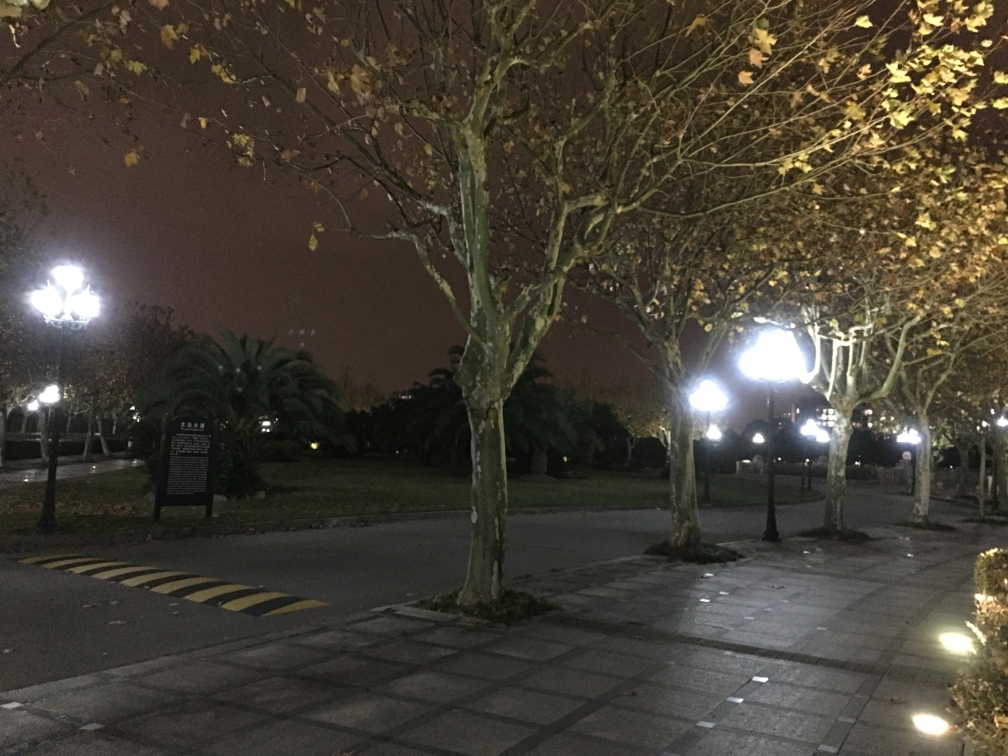
%> input picture img3_6SP.JPG, 4032 x 3024 px (shown at 1/4 size)
$ octave --eval "result = riqa_feature(imread('img3_6SP.JPG'));"   (GNU Octave 9; MATLAB toolbox functions it lacks are replaced by stand-ins)
%> lines starting %> are read from the running program, lines starting %| are printed output that depends on the picture
### lpc_map.m
function img3=lpc_map(ratio1,ratio2,img)
%% 使用方法:lpc_map(0.3,0.3)
%a=rgb2gray(imread('./Sharpness/30_note9.jpg'));
%a=imresize(a,0.125);
img1=rgb2gray(img);
img2=imresize(img1,0.125);
[~,map]=lpc_si(img2);
ga=fspecial('gaussian',size(img2),100);
map_ga=map.*ga;
[m,n]=size(map_ga);

m_rec=floor(m*ratio1);
n_rec=floor(n*ratio2);
template=ones(m_rec,n_rec);
convolutionResult = conv2(map_ga, template, 'same');
%% center coordinates
[row, col]=find(convolutionResult==max(convolutionResult(:)));
left_x=floor(row-m_rec/2);
left_y=floor(col-n_rec/2);

img3=img1(8*left_x:8*left_x+8*m_rec,8*left_y:8*left_y+8*n_rec);

### lpc_si.m
function [lpc_si lpc_map] = lpc_si(im, scales, w, C, Beta_k, norient, B)
%========================================================================
%LPC-SI = Local Phase Coherence - Sharpness Index, Version 1.0
%Copyright(c) 2013 Rania Hassen
%All Rights Reserved.
%
%The authors are with Department of Electrical and Computer Engineering,
%University of Waterloo, Canada.
%
%----------------------------------------------------------------------
%Permission to use, copy, or modify this software and its documentation
%for educational and research purposes only and without fee is hereby
%granted, provided that this copyright notice and the original authors'
%names appear on all copies and supporting documentation. This program
%shall not be used, rewritten, or adapted as the basis of a commercial
%software or hardware product without first obtaining permission of the
%authors. The authors make no representations about the suitability of
%this software for any purpose. It is provided "as is" without express
%or implied warranty.
%----------------------------------------------------------------------
%
%This is an implementation of the algorithm for calculating the
%Local Phase Coherence - Sharpness Index (LPC-SI) for an input image.
%Please refer to the following papers:
%
%R. Hassen, Z. Wang, M. Salama, "Image Sharpness Assessment Based on Local Phase
% Coherence", IEEE Transactions on Image Processing, Volume: 22, Issue: 0, to appear 2013.
%
%R. Hassen, Z. Wang, and M. Salama, ¡°No-reference image sharpness
%assessment based on local phase coherence measurement ,¡± IEEE International
%Conference on Acoustics, Speech, & Signal Processing, Dallas, TX, Mar. 14-19, 2010.
%
%Kindly report any suggestions or corrections to zhouwang@ieee.org
%
%----------------------------------------------------------------------
%
%Input : (1) im: the input image
%        (2) scales: scales level of successive filters (see the above
%            reference for different scale factors).
%            Default is [1 3/2 2]
%        (3) w: scales weights used to evaluate LPC. The value of
%            weights are associated by the scales choosen. (see the above
%            reference for different scale factors and weights).
%            Default is [1 -3 2]
%        (4) C: constant in the LPC-SI formula (see the above
%            reference). Default is C = 2;
%        (5) Beta_k: parameter used to control the speed of decay of the
%            weighting function. default is: Beta_k = 1e-4;
%        (6) norient: number of filters orientation
%        (7) B: boundry parameter used to crop the input image
%
%Output: (1) lpc_si: no-reference sharpness objective score of the input
%            image. 1 means very sharp, and 0 means very blurred.
%        (2) lpc_map: LPC sharpness map
%
%Default Usage:
%   Given an input blurred image im, compute the preceived sharpness as
%   follow:
%
%   [si lpc_map] = lpc_si(im);
%
%Advanced Usage:
%   You can choose different scale values as follow:
%
%   [si lpc_map] = lpc_si(im,[1 2 4], [1 -3 2]);
%
%The authors would like to thanks Dr. Peter Kovesi for providing the
%intial implementation of logGabor filter bank.
%========================================================================
if (~exist('C'))
   C = 2;
end

if (~exist('Beta_k'))
   Beta_k = 1e-4;
end

if (~exist('scales'))
    scales   = [1 3/2 2];
end

if (~exist('w'))
    w = [1 -3 2];
end

if (~exist('norient'))
    norient  = 8;
end

nscale   = length(scales);
[row col]= size(im);

if (~exist('B'))
    B = round(min(row, col)/16);
end

im = double(im);
filter  = logGabor_2D(im,norient,nscale,scales,0.75);
imfft   = fft2(im);
s_lpc   = ones(row, col, norient);

for o = 1:norient
    for s = 1:nscale
        M(:,:,s) = ifft2(imfft .* filter{s,o});
        s_lpc(:,:,o) = s_lpc(:,:,o).*(M(:,:,s).^w(s));
    end
    e = abs(M(:,:,1));
    e_center = e(B+1:end-B, B+1:end-B);
    e_mean = mean(e_center(:));
    e_std = std(e_center(:));
    T = e_mean + 2*e_std;
    e = max(0, e-T);
    energy(:,:,o) = e;
end
s_lpc_map = cos(angle(s_lpc));
s_lpc_map(s_lpc_map<0) = 0;
lpc_map = (sum(s_lpc_map.*energy,3))./(sum(energy,3) + C);
lpc_map_center = lpc_map(B+1:end-B, B+1:end-B);

sorted_si = sort(lpc_map_center(:),'descend')';
N = length(sorted_si);
u = exp(-((0:(N-1))/(N-1))/Beta_k);
lpc_si = sum(sorted_si.*u)/sum(u);

return;
%Copyright (c) 1996-2010 Peter Kovesi Centre for Exploration Targeting The University of Western Australia peter.kovesi at uwa edu au

function [filter] = logGabor_2D(im,nornt,ns,scalefac,sigma)


nscale          = ns;          % Number of wavelet scales.
norient         = nornt;       % Number of filter orientations.
minWaveLength   = 4;           % Wavelength of smallest scale filter.
r               = scalefac;    % Scaling factor between successive filters.
sigmaOnf        = sigma;       % Ratio of the standard deviation of the
                               % Gaussian describing the log Gabor filter's
                               % transfer function in the frequency domain
                               % to the filter center frequency.
dThetaOnSigma   = 1.5;   % Ratio of angular interval between filter orientations
                         % and the standard deviation of the angular Gaussian
                         % function used to construct filters in the
                         % freq. plane.

filter = cell(nscale, norient);
thetaSigma = pi/norient/dThetaOnSigma;  % Calculate the standard deviation of the
                                        % angular Gaussian function used to
                                        % construct filters in the freq. plane.

[rows,cols] = size(im);

% Pre-compute some stuff to speed up filter construction
% Set up X and Y matrices with ranges normalised to +/- 0.5
% The following code adjusts things appropriately for odd and even values
% of rows and columns.
if mod(cols,2)
    xrange = [-(cols-1)/2:(cols-1)/2]/(cols-1);
else
    xrange = [-cols/2:(cols/2-1)]/cols;
end

if mod(rows,2)
    yrange = [-(rows-1)/2:(rows-1)/2]/(rows-1);
else
    yrange = [-rows/2:(rows/2-1)]/rows;
end

[x,y] = meshgrid(xrange, yrange);

radius = sqrt(x.^2 + y.^2);       % Matrix values contain *normalised* radius from centre.
theta = atan2(-y,x);              % Matrix values contain polar angle.
                                  % (note -ve y is used to give +ve
                                  % anti-clockwise angles)

radius = ifftshift(radius);       % Quadrant shift radius and theta so that filters
theta  = ifftshift(theta);        % are constructed with 0 frequency at the corners.
radius(1,1) = 1;                  % Get rid of the 0 radius value at the 0
                                  % frequency point (now at top-left corner)
                                  % so that taking the log of the radius will
                                  % not cause trouble.

sintheta = sin(theta);
costheta = cos(theta);
clear x; clear y; clear theta;    % save a little memory

% Filters are constructed in terms of two components.
% 1) The radial component, which controls the frequency band that the filter
%    responds to
% 2) The angular component, which controls the orientation that the filter
%    responds to.
% The two components are multiplied together to construct the overall filter.

% Construct the radial filter components...

% First construct a low-pass filter that is as large as possible, yet falls
% away to zero at the boundaries.  All log Gabor filters are multiplied by
% this to ensure no extra frequencies at the 'corners' of the FFT are
% incorporated as this seems to upset the normalisation process when
% calculating phase congrunecy.
lp = lowpassfilter([rows,cols],.45,15);   % Radius .45, 'sharpness' 15

logGabor = cell(1,nscale);

for s = 1:nscale
    if size(r,2)> 1
        wavelength = minWaveLength * r(s);
    else
        wavelength = minWaveLength * r^(s-1);
    end
    fo = 1.0/wavelength;                  % Centre frequency of filter.
    logGabor{s} = exp((-(log(radius/fo)).^2) / (2 * log(sigmaOnf)^2));
    logGabor{s} = logGabor{s}.*lp;        % Apply low-pass filter
    logGabor{s}(1,1) = 0;                 % Set the value at the 0 frequency point of the filter
                                          % back to zero (undo the radius fudge).
end

% Then construct the angular filter components...

spread = cell(1,norient);

for o = 1:norient
  angl = (o-1)*pi/norient;           % Filter angle.

  % For each point in the filter matrix calculate the angular distance from
  % the specified filter orientation.  To overcome the angular wrap-around
  % problem sine difference and cosine difference values are first computed
  % and then the atan2 function is used to determine angular distance.

  ds = sintheta * cos(angl) - costheta * sin(angl);    % Difference in sine.
  dc = costheta * cos(angl) + sintheta * sin(angl);    % Difference in cosine.
  dtheta = abs(atan2(ds,dc));                          % Absolute angular distance.
  spread{o} = exp((-dtheta.^2) / (2 * thetaSigma^2));  % Calculate the
                                                       % angular filter component.
end
% The main loop...

for o = 1:norient                    % For each orientation.
%   angl = (o-1)*pi/norient;           % Filter angle.
  for s = 1:nscale,                  % For each scale.
    filter{s,o} = logGabor{s} .* spread{o};   % Multiply radial and angular
  end
end
%--------------------------------------------------------------------------
function f = lowpassfilter(sze, cutoff, n)

    if cutoff < 0 | cutoff > 0.5
	error('cutoff frequency must be between 0 and 0.5');
    end

    if rem(n,1) ~= 0 | n < 1
	error('n must be an integer >= 1');
    end

    if length(sze) == 1
	rows = sze; cols = sze;
    else
	rows = sze(1); cols = sze(2);
    end

    % Set up X and Y matrices with ranges normalised to +/- 0.5
    % The following code adjusts things appropriately for odd and even values
    % of rows and columns.
    if mod(cols,2)
	xrange = [-(cols-1)/2:(cols-1)/2]/(cols-1);
    else
	xrange = [-cols/2:(cols/2-1)]/cols;
    end

    if mod(rows,2)
	yrange = [-(rows-1)/2:(rows-1)/2]/(rows-1);
    else
	yrange = [-rows/2:(rows/2-1)]/rows;
    end

    [x,y] = meshgrid(xrange, yrange);
    radius = sqrt(x.^2 + y.^2);        % A matrix with every pixel = radius relative to centre.
    f = ifftshift( 1.0 ./ (1.0 + (radius ./ cutoff).^(2*n)) );   % The filter

### texture_feature.m

function feat = texture_feature(img)

if numel(size(img))>2     %% Is a rgb image ?
    img = rgb2gray(img);
else
    img = img;
end

feat = [];

glcm = graycomatrix(img,'Offset',[0 1; -1 1;-1 0;-1 -1]);
stats = graycoprops(glcm,{'contrast','Energy','homogeneity'});

ee = stats.Energy;
cc = stats.Contrast;
hh = stats.Homogeneity;

feat = [mean(ee) std(ee) mean(cc) std(cc) mean(hh) std(hh)];

end

### riqa_feature.m
function feat = riqa_feature(I)
addpath('EA');
addpath('TR');
tic   %89.07s
feat=[];

[m,n,~]=size(I);
%> m = 3024; n = 4032
I_center=I(m/5:4*m/5,n/5:4*n/5,:);
I_topleft=I(1:round(m/5),1:round(n/5),:);
I_topright=I(1:round(m/5),n-round(n/5)+1:n,:);
I_bottomleft=I(m-round(m/5)+1:m,1:round(n/5),:);
I_bottomright=I(m-round(m/5)+1:m,n-round(n/5)+1:n,:);
I_around=[I_topleft I_topright; I_bottomleft I_bottomright];

dis_file_gray = rgb2gray(I_center);
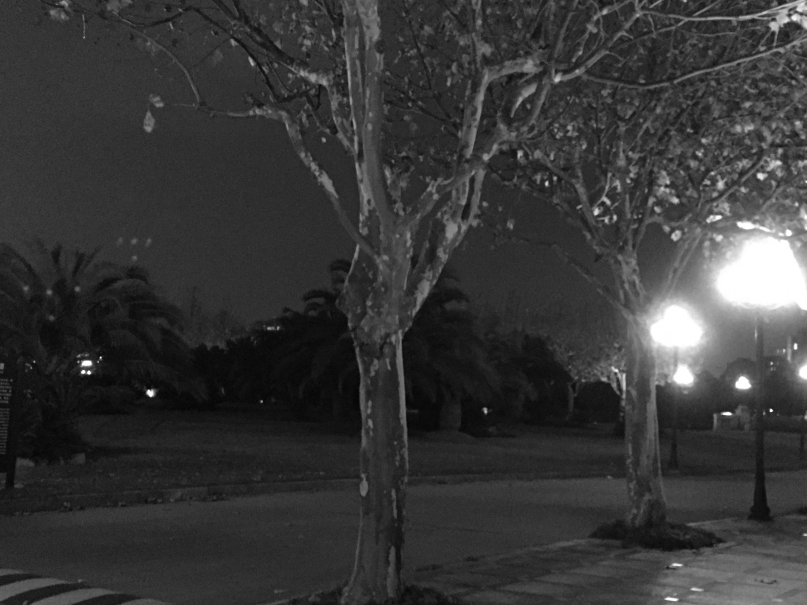
%> dis_file_gray: size 1815x2420 uint8 (shown at 1/3 size); min 1, max 255, mean 55.3
i = 1;
    %% mean value
   mean_tmp = round(mean2(dis_file_gray));
%> mean_tmp = 55
   feat(i, 1) = 1/(sqrt(2*pi)*26.0625)*exp(-(mean_tmp-118.5585)^2/(2*26.0625^2));

   %% std value
   std_tmp = round(std2(dis_file_gray));
%> std_tmp = 34
   feat(i, 2) = 1/(sqrt(2*pi)*12.8584)*exp(-(std_tmp-57.2743)^2/(2*12.8584^2));

  %% entropy value
   entropy_tmp = entropy(dis_file_gray);
%> entropy_tmp = 6.48
   feat(i, 3) = 1/0.2578*exp((entropy_tmp-7.5404)/0.2578)*exp(-exp((entropy_tmp-7.5404)/0.2578));

  %% kurtosis value
   kurtosis_tmp = kurtosis(double(dis_file_gray(:)));
%> kurtosis_tmp = 14.56
   feat(i, 4) = sqrt(19.3174/(2*pi*kurtosis_tmp^3))*exp(-19.3174*(kurtosis_tmp-2.7292)^2/(2*(2.7292^2)*kurtosis_tmp));

  %% skewness value
   skewness_tmp = skewness(double(dis_file_gray(:)));
%> skewness_tmp = 2.99
   feat(i, 5) = 1/(sqrt(2*pi)*0.6319)*exp(-(skewness_tmp-0.1799)^2/(2*0.6319^2));

I_center_HSV=rgb2hsv(I_center);
feat(i, 6)=mean2(I_center_HSV(:,:,2)); % Saturation feature
%==========================================================================
I_V = I_center_HSV(:,:,3);   % The HSV_V value, or the brightness layer.
I_histeq=I_center_HSV;
I_histeq(:,:,3) = histeq(I_V);
I_histeq = hsv2rgb(I_histeq);
feat(i, 7)=NIQMC1(I_center,im2uint8(I_histeq)); % Contrast feature

I_around_HSV=rgb2hsv(I_around);
feat(i, 8)=mean2(I_around_HSV(:,:,3));
feat(i, 9)=mean2(I_around_HSV(:,:,2));

feat(i,10)=abs(feat(i,8)-mean2(I_V))/mean2(I_V);
feat(i,11)=abs(feat(i,9)-feat(i,6))/feat(i,6);
%==========================================================================


%% Sharpness related feature
I_foreground_sharpness=lpc_map(0.3,0.3,I);

%% Scale1
GLCM=texture_feature(I_foreground_sharpness);
load Dic.mat;
% [34 lines not run here, left out]
function gg = NIQMC1(im1,im2)
%==========================================================================
% 1) Please cite the paper (K. Gu, W. Lin, G. Zhai, X. Yang, W. Zhang, and
% C. W. Chen, "No-reference quality metric of contrast-distorted images
% based on information maximization," IEEE Trans. Cybernetics, 2017, in
% press.)
% 2) If any question, please contact me through guke.doctor@gmail.com;
% gukesjtuee@gmail.com.
% 3) Welcome to cooperation, and I am very willing to share my experience.
%==========================================================================
% if size(im,3) == 1
% im(:,:,1:3) = repmat(im,[1,1,3]);
% end
% aa = 0.8;
% uu = 0.2:0.2:1;
% tt = 7;
%% Preprocessing
im1 = double(rgb2gray(im1));
im2 = double(rgb2gray(im2));
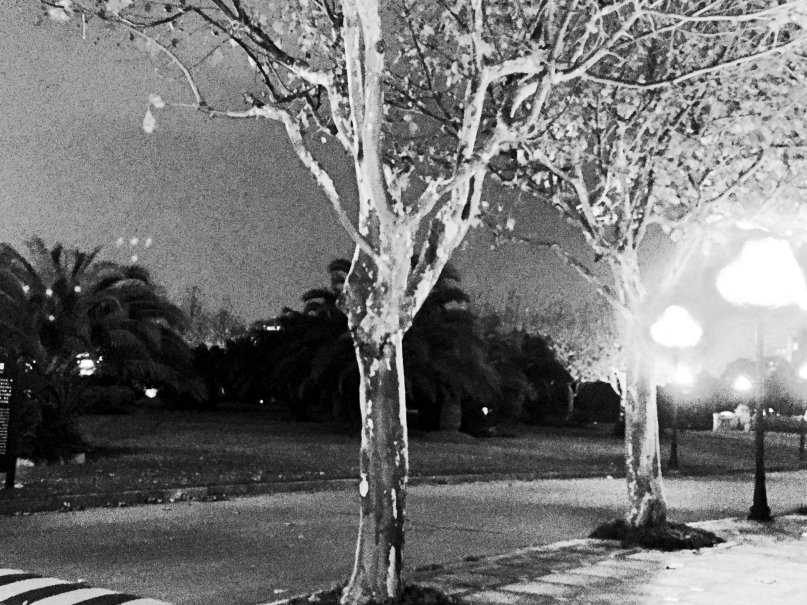
%> im2: size 1815x2420 double (shown at 1/3 size); min 0, max 255, mean 116
% [15 lines of commented-out code are left out]
%% Global Measure
qq = 0:2:255;
rr = hist(im1(:),qq);
%> rr = 128 values, max 294291 at index 25, min 5 at index 1, mean 34314.8
uu = hist(im2(:),qq);
%> uu = 128 values, max 86145 at index 14, min 1897 at index 125, mean 34314.8
rr = (1+2*rr)/sum(1+2*rr);
%> rr = 128 values, max 0.067 at index 25, min 1.25e-06 at index 1, mean 0.00781
uu = (1+2*uu)/sum(1+2*uu);
%> uu = 128 values, max 0.0196 at index 14, min 0.000432 at index 125, mean 0.00781
%uu = ones(1,numel(qq))/sum(ones(1,numel(qq)));
gg = kldiv(qq,uu,rr,'js');


%=======================================================
function KL = kldiv(varValue,pVect1,pVect2,varargin)
if ~isequal(unique(varValue),sort(varValue)),
warning('KLDIV:duplicates','X contains duplicate values. Treated as distinct values.')
end
if ~isequal(size(varValue),size(pVect1)) || ~isequal(size(varValue),size(pVect2)),
error('All inputs must have same dimension.')
end
% Check probabilities sum to 1:
if (abs(sum(pVect1) - 1) > .00001) || (abs(sum(pVect2) - 1) > .00001),
error('Probablities don''t sum to 1.')
end
if ~isempty(varargin),
switch varargin{1},
case 'js',
logQvect = log2((pVect2+pVect1)/2);
%> logQvect = 128 values, max -4.65 at index 24, min -11.54 at index 125, mean -7.52
KL = .5 * (sum(pVect1.*(log2(pVect1)-logQvect)) + ...
sum(pVect2.*(log2(pVect2)-logQvect)));
%> KL = 0.372
case 'sym',
KL1 = sum(pVect1 .* (log2(pVect1)-log2(pVect2)));
KL2 = sum(pVect2 .* (log2(pVect2)-log2(pVect1)));
KL = (KL1+KL2)/2;
otherwise
error(['Last argument' ' "' varargin{1} '" ' 'not recognized.'])
end
else
KL = sum(pVect1 .* (log2(pVect1)-log2(pVect2)));
end
%> in riqa_feature, `I_around_HSV=rgb2hsv(I_around);`: I_around_HSV: size 1210x1612x3 double; mean H, S, V 0.113, 0.307, 0.34
%> in logGabor_2D, `radius(1,1) = 1;`:
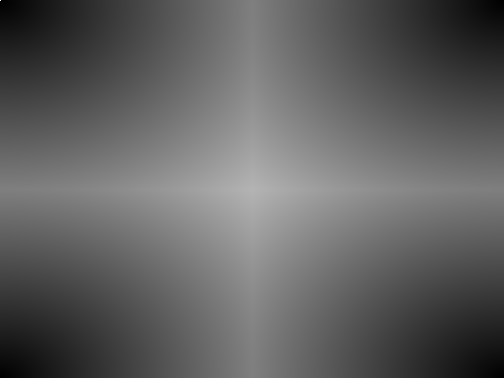
%> radius: size 378x504 double; min 0.00198, max 1, mean 0.383
%> in lpc_si, `filter  = logGabor_2D(im,norient,nscale,scales,0.75);`: filter = 24 items
%> the loop in lpc_si, `for o = 1:norient` made 8 passes
%> (e_mean, e_std, T) on passes 1 to 8: (1.3, 1.87, 5.04), (1.19, 1.62, 4.43), (1.2, 1.69, 4.58), (1.3, 1.81, 4.92), (1.52, 1.99, 5.49), (1.42, 2.01, 5.44), (1.27, 1.84, 4.94), (1.26, 1.72, 4.69)
%> pass 1, in lpc_si, `e_center = e(B+1:end-B, B+1:end-B);`:
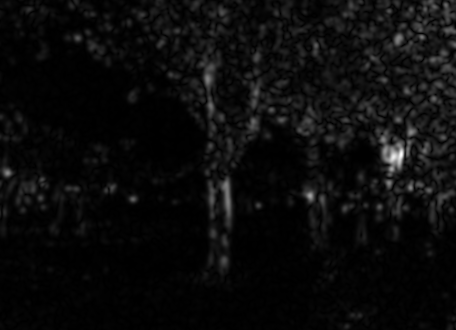
%> e_center: size 330x456 double; min 0.00047, max 28.6, mean 1.3; drawn with min black and max white
%> in lpc_si, `lpc_map_center = lpc_map(B+1:end-B, B+1:end-B);`:
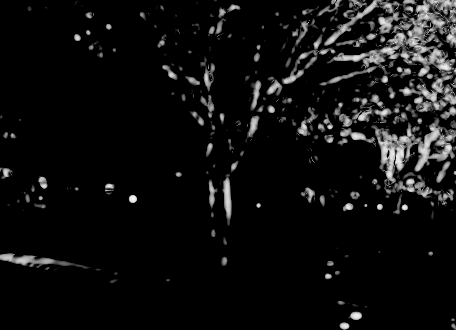
%> lpc_map_center: size 330x456 double; min 0, max 0.968, mean 0.0603
%> in lpc_si, `lpc_si = sum(sorted_si.*u)/sum(u);`: lpc_si = 0.945
%> in lpc_map, `convolutionResult = conv2(map_ga, template, 'same');`:
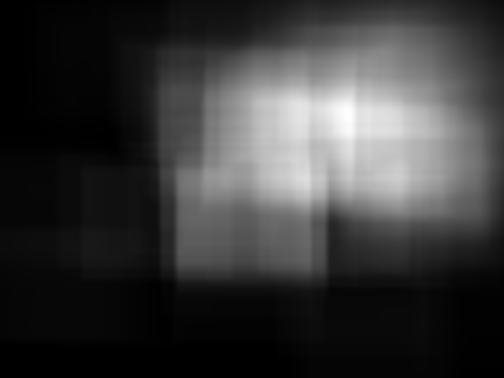
%> convolutionResult: size 378x504 double; min 0, max 0.0167, mean 0.00377; drawn with min black and max white
%> in lpc_map, `[row, col]=find(convolutionResult==max(convolutionResult(:)));`: row = 113; col = 349
%> in lpc_map, `left_x=floor(row-m_rec/2);`: left_x = 56
%> in lpc_map, `left_y=floor(col-n_rec/2);`: left_y = 273
%> in riqa_feature, `I_foreground_sharpness=lpc_map(0.3,0.3,I);`:
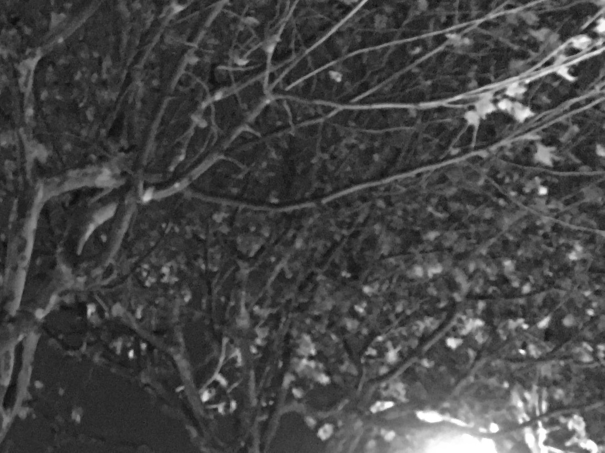
%> I_foreground_sharpness: size 905x1209 uint8 (shown at 1/2 size); min 9, max 255, mean 69.9
%> in texture_feature, `stats = graycoprops(glcm,{'contrast','Energy','homogeneity'});`: stats = {Contrast [0.0961 0.129 0.102 0.146], Energy [0.328 0.314 0.327 0.307], Homogeneity [0.952 0.936 0.949 0.929]}
%> in texture_feature, `ee = stats.Energy;`: ee = [0.328 0.314 0.327 0.307]
%> in texture_feature, `cc = stats.Contrast;`: cc = [0.0961 0.129 0.102 0.146]
%> in texture_feature, `hh = stats.Homogeneity;`: hh = [0.952 0.936 0.949 0.929]
%> in texture_feature, `feat = [mean(ee) std(ee) mean(cc) std(cc) mean(hh) std(hh)];`: feat = [0.319 0.0102 0.118 0.0232 0.942 0.011]
%> the run ends on the next line
